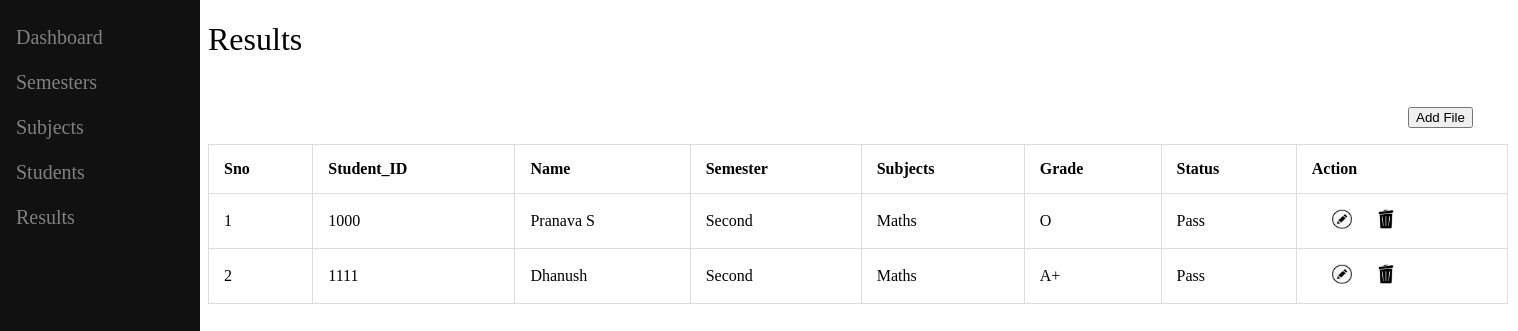
The app's page /results with its own data.
### student/models.py (models this page shows)
class result(models.Model):
    Sno = models.IntegerField(null=True,blank=True)
    student_ID = models.IntegerField(primary_key=True)
    name = models.CharField(max_length=50,null=True,blank=True)
    semester = models.ForeignKey(year,default=1,on_delete=models.SET_DEFAULT)
    subjects = models.ForeignKey(subject,default=1,on_delete=models.SET_DEFAULT)
    grade = models.CharField(max_length=10)
    status = models.CharField(max_length=20)

class year(models.Model):
    Sno = models.IntegerField(null=True,blank=True)
    year = models.CharField(max_length=20,null=True, blank=True)
    dept = models.CharField(max_length=30)

class subject(models.Model):
    Sno = models.IntegerField(null=True,blank=True)
    code = models.IntegerField()
    subjects = models.CharField(max_length=50)
    description = models.CharField(max_length=50)

### student/views.py (the view)
# urls.py: path('results',views.results,name='results'),
def results(request):
   forms = resultform()
   if request.method == 'POST':
      forms = resultform(request.POST)
      if forms.is_valid():
         forms.save()
   sems = result.objects.all()
   context = {'forms':forms,'sems':sems}
   return render(request,'result.html',context)

### student/templates/result.html (shortened to what this page needs)
{% load static %}
<!DOCTYPE html>
<html lang="en">
<head>
    <link rel="stylesheet" type="text/css" href="{% static 'result.css' %}">
</head>
<body>
    <div class="sidenav">
  <a href="{% url 'dash' %}">Dashboard</a>
  <a href="{% url 'semester' %}" class="sem">Semesters</a>
  <a href="{% url 'subjects' %}" class="sub">Subjects</a>
  <a href="{% url 'students' %}" class="stu">Students</a>
  <a href="{% url 'results' %}" class="res">Results</a>
</div>
    <div style="margin-left: 200px;">
    <h1 class="sems">Results</h1>
    <button class="addf" onclick="openPop()">Add File</button>
<table>
  <tr>
    <th>Sno</th>
    <th>Student_ID</th>
    <th>Name</th>
    <th>Semester</th>
    <th>Subjects</th>
    <th>Grade</th>
    <th>Status</th>
    <th>Action</th>
  </tr>
  {% for sem in sems %}
  <tr>
    <td>{{ sem.Sno }}</td>
    <td>{{ sem.student_ID }}</td>
    <td>{{ sem.name }}</td>
    <td>{{ sem.semester.year }}</td>
    <td>{{ sem.subjects.subjects }}</td>
    <td>{{ sem.grade }}</td>
    <td>{{ sem.status }}</td>
    <td>
      <a href="/eds/{{ sem.Sno }}" class="imgs"><img src="{% static 'edit.png' %}"></a>
      <a class="imgs" href="/dels/{{ sem.Sno }}"><img src="{% static 'dustbin.png' %}"></a>
    </td>
  </tr>
  {% endfor %}
</table>
</div>
</body>
</html>

### student/static/result.css (style rules this page uses)
.sidenav { height: 100%; width: 200px; position: fixed; z-index: 1; top: 0; left: 0; background-color: #111; overflow-x: hidden; padding-top: 20px; }
.sidenav a, .dropdown-btn { padding: 6px 8px 6px 16px; text-decoration: none; font-size: 20px; color: #818181; display: block; border: none; background: none; width:100%; text-align: left; cursor: pointer; outline: none; }
table, td, th { border: 1px solid #ddd; text-align: left; }
table { border-collapse: collapse; width: 100%; width: 1300px; margin-top: 1em; }
th, td { padding: 15px; }
.sem { margin-top: 0.5em; }
.sub { margin-top: 0.5em; }
.stu { margin-top: 0.5em; }
.res { margin-top: 0.5em; }
.sems { font-weight: 500; font-size: 2em; }
.addf { margin-left: 75rem; margin-top: 2em }
img { height: 20px; width: 20px; }
.imgs { margin-left: 20px; }

### records on screen
result: Sno "1", student_ID "1000", name "Pranava S", semester.year "Second", subjects.subjects "Maths", grade "O", status "Pass"
result: Sno "2", student_ID "1111", name "Dhanush", semester.year "Second", subjects.subjects "Maths", grade "A+", status "Pass"
